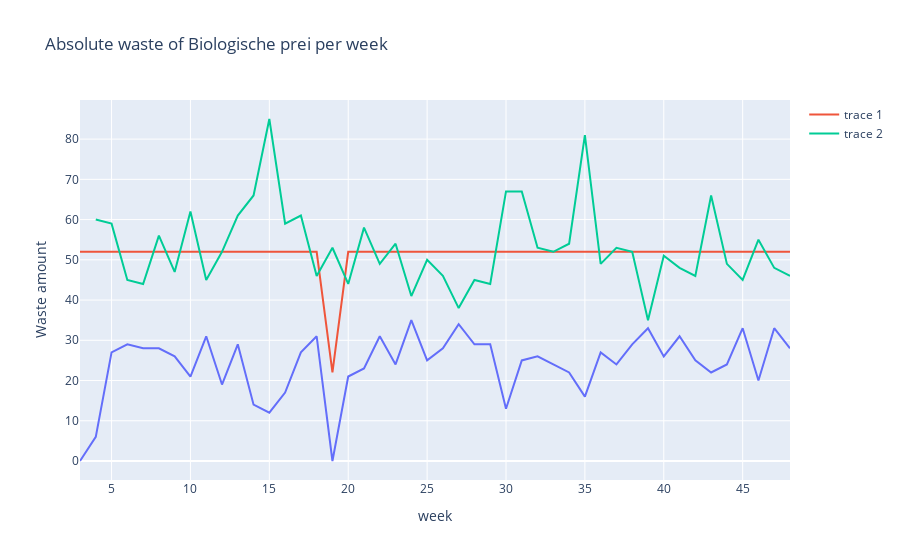

The notebook cell saved with this chart:
### Code cell
import plotly.express as px
fig = px.line(waste_group, x = "week", y = "waste nn", title="Absolute waste of {} per week".format(product))
fig.add_scatter(x=waste_group["week"], y=waste_group["amount"], mode="lines")
fig.add_scatter(x=waste_group["week"], y=waste_group["weekly purchases"], mode="lines")
fig.update_yaxes(title="Waste amount")
fig.show()

### Figure 1 — Plotly figure (JSON) as saved in the notebook; plotly's stock layout.template omitted (floating-point values rounded to 4 significant figures)
{"data": [{"hovertemplate": "week=%{x}<br>waste nn=%{y}<extra></extra>", "legendgroup": "", "line": {"color": "#636efa", "dash": "solid"}, "mode": "lines", "name": "", "orientation": "v", "showlegend": false, "type": "scatter", "x": [3, 4, 5, 6, 7, 8, 9, 10, 11, 12, 13, 14, 15, 16, 17, 18, 19, 20, 21, 22, 23, 24, 25, 26, 27, 28, 29, 30, 31, 32, 33, 34, 35, 36, 37, 38, 39, 40, 41, 42, 43, 44, 45, 46, 47, 48], "xaxis": "x", "y": [0, 6, 27, 29, 28, 28, 26, 21, 31, 19, 29, 14, 12, 17, 27, 31, 0, 21, 23, 31, 24, 35, 25, 28, 34, 29, 29, 13, 25, 26, 24, 22, 16, 27, 24, 29, 33, 26, 31, 25, 22, 24, 33, 20, 33, 28], "yaxis": "y"}, {"mode": "lines", "type": "scatter", "x": [3, 4, 5, 6, 7, 8, 9, 10, 11, 12, 13, 14, 15, 16, 17, 18, 19, 20, 21, 22, 23, 24, 25, 26, 27, 28, 29, 30, 31, 32, 33, 34, 35, 36, 37, 38, 39, 40, 41, 42, 43, 44, 45, 46, 47, 48], "y": [52, 52, 52, 52, 52, 52, 52, 52, 52, 52, 52, 52, 52, 52, 52, 52, 22, 52, 52, 52, 52, 52, 52, 52, 52, 52, 52, 52, 52, 52, 52, 52, 52, 52, 52, 52, 52, 52, 52, 52, 52, 52, 52, 52, 52, 52]}, {"mode": "lines", "type": "scatter", "x": [3, 4, 5, 6, 7, 8, 9, 10, 11, 12, 13, 14, 15, 16, 17, 18, 19, 20, 21, 22, 23, 24, 25, 26, 27, 28, 29, 30, 31, 32, 33, 34, 35, 36, 37, 38, 39, 40, 41, 42, 43, 44, 45, 46, 47, 48], "y": [null, 60, 59, 45, 44, 56, 47, 62, 45, 52, 61, 66, 85, 59, 61, 46, 53, 44, 58, 49, 54, 41, 50, 46, 38, 45, 44, 67, 67, 53, 52, 54, 81, 49, 53, 52, 35, 51, 48, 46, 66, 49, 45, 55, 48, 46]}], "layout": {"legend": {"tracegroupgap": 0}, "title": {"text": "Absolute waste of Biologische prei per week"}, "xaxis": {"anchor": "y", "domain": [0, 1], "title": {"text": "week"}}, "yaxis": {"anchor": "x", "domain": [0, 1], "title": {"text": "Waste amount"}}}}
